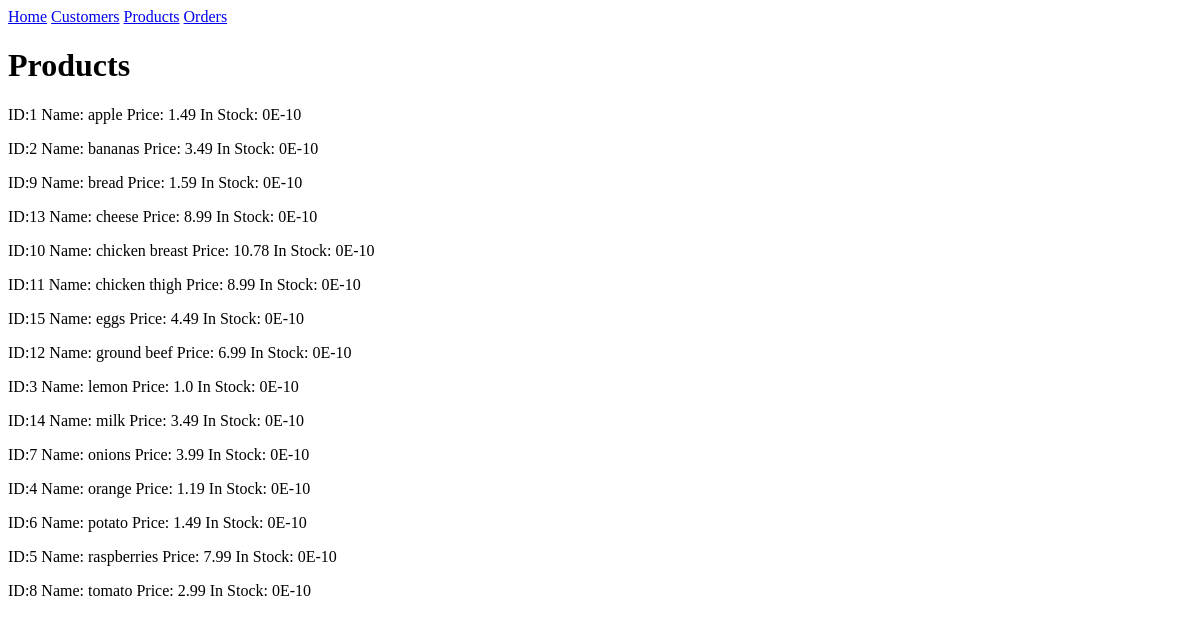
/products, run on an earlier commit of the app's database.
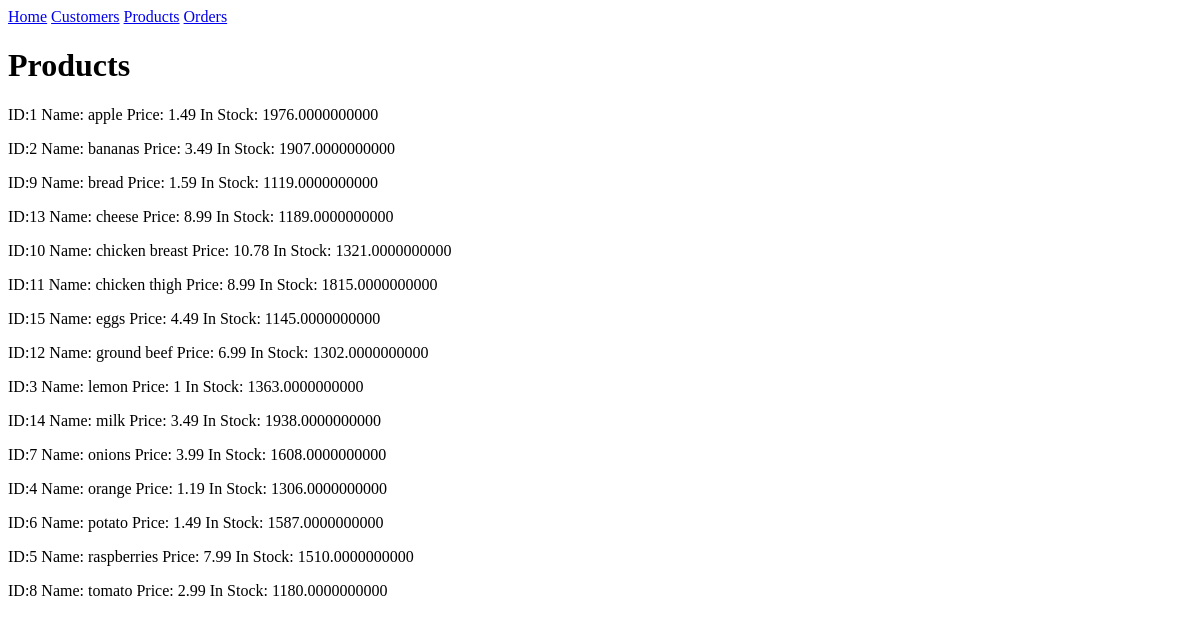
And on a later commit of the database.
### models.py (models this page shows, shortened)
class Product(db.Model):
    id = mapped_column(Integer, primary_key=True)
    name = mapped_column(String(200), nullable=False, unique=True)
    price = mapped_column(Integer, nullable=False)
    available = mapped_column(Numeric, nullable=False, default=0)
    product_orders = relationship("ProductOrder")

### routes/endpoint.py (the view)
@endpoint.route('/products', methods=['GET'])
def get_products():
    statement = db.select(Product).order_by(Product.name)
    records = db.session.execute(statement)
    products = records.scalars()
    return render_template('products.html', products=products)

### templates/products.html
{% extends "base.html" %}
{% block content %}
<h1>Products</h1>
{% for product in products %}
<p>
    <span>ID:{{ product.id }}</span>
    <span>Name: {{ product.name }}</span>
    <span>Price: {{ product.price }}</span>
    <span>In Stock: {{ product.available }}</span>
</p>
{% endfor %}
{% endblock %}

### templates/base.html (shortened to what this page needs)
<!doctype html>
<html lang="en">
    <head>
    </head>
    <body>
        <nav>
            <a href="{{ url_for('pages.homepage') }}">Home</a>
            <a href="{{ url_for('pages.get_customers') }}">Customers</a>
            <a href="{{ url_for('pages.get_products') }}">Products</a>
            <a href="{{ url_for('pages.get_orders') }}">Orders</a>
        </nav>
        {% block content %}
        {% endblock %}
    </body>
</html>

What changed in the data, as far as the page shows it:
changed Product "apple": available "0E-10" → "1976.0000000000"
changed Product "bananas": available "0E-10" → "1907.0000000000"
changed Product "bread": available "0E-10" → "1119.0000000000"
changed Product "cheese": available "0E-10" → "1189.0000000000"
changed Product "chicken breast": available "0E-10" → "1321.0000000000"
changed Product "chicken thigh": available "0E-10" → "1815.0000000000"
changed Product "eggs": available "0E-10" → "1145.0000000000"
changed Product "ground beef": available "0E-10" → "1302.0000000000"
changed Product "lemon": price "1.0" → "1"; available "0E-10" → "1363.0000000000"
changed Product "milk": available "0E-10" → "1938.0000000000"
changed Product "onions": available "0E-10" → "1608.0000000000"
changed Product "orange": available "0E-10" → "1306.0000000000"
changed Product "potato": available "0E-10" → "1587.0000000000"
changed Product "raspberries": available "0E-10" → "1510.0000000000"
changed Product "tomato": available "0E-10" → "1180.0000000000"
